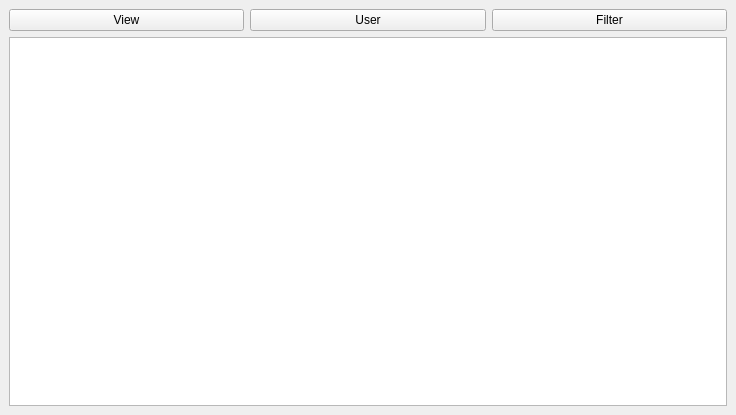
<?xml version="1.0" encoding="UTF-8"?>
<ui version="4.0">
 <class>MainWindow</class>
 <widget class="QMainWindow" name="MainWindow">
  <property name="geometry">
   <rect>
    <x>0</x>
    <y>0</y>
    <width>736</width>
    <height>415</height>
   </rect>
  </property>
  <property name="sizePolicy">
   <sizepolicy hsizetype="Preferred" vsizetype="Preferred">
    <horstretch>1</horstretch>
    <verstretch>1</verstretch>
   </sizepolicy>
  </property>
  <property name="windowTitle">
   <string>MainWindow</string>
  </property>
  <widget class="QWidget" name="centralwidget">
   <property name="layoutDirection">
    <enum>Qt::LeftToRight</enum>
   </property>
   <property name="autoFillBackground">
    <bool>true</bool>
   </property>
   <layout class="QGridLayout" name="gridLayout">
    <item row="0" column="0">
     <layout class="QVBoxLayout" name="verticalLayout_2" stretch="0,1">
      <item>
       <layout class="QHBoxLayout" name="horizontalLayout">
        <item>
         <widget class="QPushButton" name="viewButton">
          <property name="text">
           <string>View</string>
          </property>
         </widget>
        </item>
        <item>
         <widget class="QPushButton" name="loginButton">
          <property name="text">
           <string>User</string>
          </property>
         </widget>
        </item>
        <item>
         <widget class="QPushButton" name="filterButton">
          <property name="text">
           <string>Filter</string>
          </property>
         </widget>
        </item>
       </layout>
      </item>
      <item>
       <widget class="QTableView" name="tableView">
        <property name="sizePolicy">
         <sizepolicy hsizetype="Expanding" vsizetype="Expanding">
          <horstretch>1</horstretch>
          <verstretch>1</verstretch>
         </sizepolicy>
        </property>
       </widget>
      </item>
     </layout>
    </item>
   </layout>
  </widget>
 </widget>
 <resources/>
 <connections/>
</ui>
